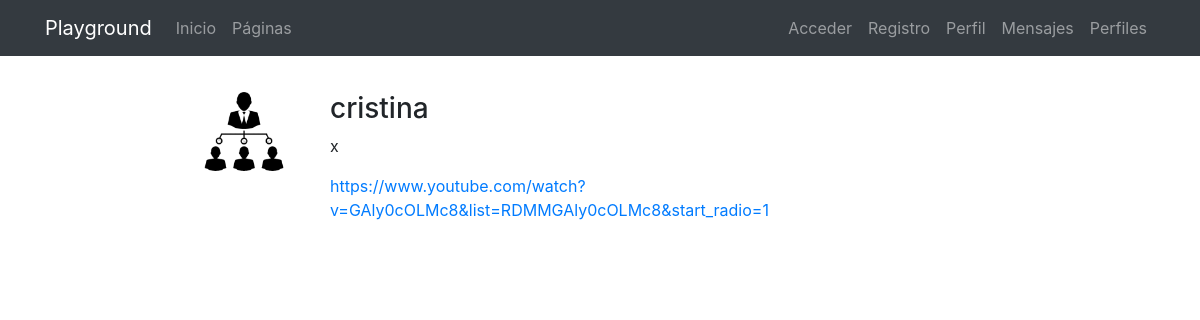
The page /profiles/cristina/ on the database its author committed.
### registration/models.py (models this page shows)
class Profile(models.Model):
    user = models.OneToOneField(User, on_delete=models.CASCADE)
    avatar = models.ImageField(upload_to='profiles', null=True, blank=True)
    bio = models.TextField(null=True, blank=True)
    link = models.URLField(max_length=200, null=True, blank=True)
    class Meta:
        ordering = ['user__username']

### profiles/views.py (the view)
# urls.py: path('<username>/', ProfileDetailView.as_view(), name='detail'),
class ProfileDetailView(DetailView):
    model = Profile
    template_name = 'profiles/profile_detail.html'
    def get_object(self):
        return get_object_or_404(Profile, user__username=self.kwargs['username'])

### profiles/templates/profiles/profile_detail.html (shortened to what this page needs)
{% extends 'core/base.html' %}
{% load static %}
{% block content %}
<main role="main">
  <div class="container">
    <div class="row mt-3">
      <div class="col-md-9 mx-auto mb-5">
        <form action="" method="post" enctype="multipart/form-data">{% csrf_token %}
          <div class="row">
            <div class="col-md-2">
              {% if profile.avatar %}
                <img src="{{profile.avatar.url}}" class="img-fluid">
              {% else %}
                <img src="{% static 'registration/img/no-avatar.jpg' %}" class="img-fluid">
              {% endif %}
            </div>
            <div class="col-md-10">
              <h3>{{profile.user}}</h3>
              {% if profile.bio %}<p>{{profile.bio}}</p>{% endif %}
              {% if profile.link %}<p><a href="{{profile.link}}" target="_blank">{{profile.link}}</a></p>{% endif %}
            </div>
          </div>
        </form>
      </div>
    </div>
  </div>
</main>
{% endblock %}

### core/static/core/css/main.css (style rules this page uses)
main { padding-top: 20px; }
:root { --jumbotron-padding-y: 3rem; }

### rows shown on the page
Profile: avatar (picture), user "cristina", bio "x", link "https://www.youtube.com/watch?v=GAly0cOLMc8&list=RDMMGAly0cOLMc8&start_radio=1"
